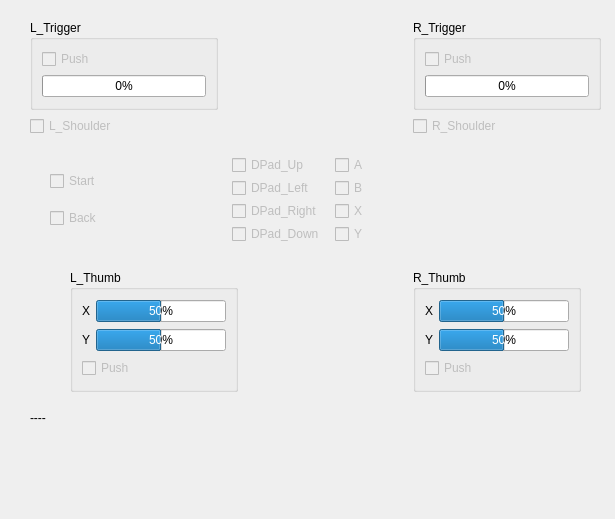
<?xml version="1.0" encoding="UTF-8"?>
<ui version="4.0">
 <class>MainWindow</class>
 <widget class="QMainWindow" name="MainWindow">
  <property name="geometry">
   <rect>
    <x>0</x>
    <y>0</y>
    <width>615</width>
    <height>519</height>
   </rect>
  </property>
  <property name="sizePolicy">
   <sizepolicy hsizetype="Fixed" vsizetype="Fixed">
    <horstretch>0</horstretch>
    <verstretch>0</verstretch>
   </sizepolicy>
  </property>
  <property name="windowTitle">
   <string>Movie Maneuver</string>
  </property>
  <widget class="QWidget" name="centralwidget">
   <widget class="QWidget" name="horizontalLayoutWidget">
    <property name="geometry">
     <rect>
      <x>230</x>
      <y>150</y>
      <width>160</width>
      <height>103</height>
     </rect>
    </property>
    <layout class="QHBoxLayout" name="horizontalLayout">
     <item>
      <layout class="QVBoxLayout" name="verticalLayout">
       <property name="spacing">
        <number>0</number>
       </property>
       <property name="leftMargin">
        <number>2</number>
       </property>
       <property name="topMargin">
        <number>2</number>
       </property>
       <property name="rightMargin">
        <number>2</number>
       </property>
       <property name="bottomMargin">
        <number>2</number>
       </property>
       <item>
        <widget class="QCheckBox" name="cbDPad_Up">
         <property name="enabled">
          <bool>false</bool>
         </property>
         <property name="text">
          <string>DPad_Up</string>
         </property>
         <property name="checkable">
          <bool>true</bool>
         </property>
        </widget>
       </item>
       <item>
        <widget class="QCheckBox" name="cbDPad_Left">
         <property name="enabled">
          <bool>false</bool>
         </property>
         <property name="text">
          <string>DPad_Left</string>
         </property>
         <property name="checkable">
          <bool>true</bool>
         </property>
        </widget>
       </item>
       <item>
        <widget class="QCheckBox" name="cbDPad_Right">
         <property name="enabled">
          <bool>false</bool>
         </property>
         <property name="text">
          <string>DPad_Right</string>
         </property>
         <property name="checkable">
          <bool>true</bool>
         </property>
        </widget>
       </item>
       <item>
        <widget class="QCheckBox" name="cbDPad_Down">
         <property name="enabled">
          <bool>false</bool>
         </property>
         <property name="text">
          <string>DPad_Down</string>
         </property>
         <property name="checkable">
          <bool>true</bool>
         </property>
        </widget>
       </item>
      </layout>
     </item>
     <item>
      <layout class="QVBoxLayout" name="verticalLayout_2">
       <property name="spacing">
        <number>0</number>
       </property>
       <property name="leftMargin">
        <number>2</number>
       </property>
       <property name="topMargin">
        <number>2</number>
       </property>
       <property name="rightMargin">
        <number>2</number>
       </property>
       <property name="bottomMargin">
        <number>2</number>
       </property>
       <item>
        <widget class="QCheckBox" name="cbA">
         <property name="enabled">
          <bool>false</bool>
         </property>
         <property name="text">
          <string>A</string>
         </property>
         <property name="checkable">
          <bool>true</bool>
         </property>
         <property name="checked">
          <bool>false</bool>
         </property>
        </widget>
       </item>
       <item>
        <widget class="QCheckBox" name="cbB">
         <property name="enabled">
          <bool>false</bool>
         </property>
         <property name="text">
          <string>B</string>
         </property>
         <property name="checkable">
          <bool>true</bool>
         </property>
        </widget>
       </item>
       <item>
        <widget class="QCheckBox" name="cbX">
         <property name="enabled">
          <bool>false</bool>
         </property>
         <property name="text">
          <string>X</string>
         </property>
         <property name="checkable">
          <bool>true</bool>
         </property>
        </widget>
       </item>
       <item>
        <widget class="QCheckBox" name="cbY">
         <property name="enabled">
          <bool>false</bool>
         </property>
         <property name="text">
          <string>Y</string>
         </property>
         <property name="checkable">
          <bool>true</bool>
         </property>
        </widget>
       </item>
      </layout>
     </item>
    </layout>
   </widget>
   <widget class="QWidget" name="horizontalLayoutWidget_2">
    <property name="geometry">
     <rect>
      <x>30</x>
      <y>20</y>
      <width>571</width>
      <height>116</height>
     </rect>
    </property>
    <layout class="QHBoxLayout" name="horizontalLayout_3" stretch="0,0,0">
     <item>
      <layout class="QVBoxLayout" name="verticalLayout_3">
       <item>
        <widget class="QGroupBox" name="groupBox_3">
         <property name="title">
          <string>L_Trigger</string>
         </property>
         <layout class="QVBoxLayout" name="verticalLayout_7">
          <item>
           <widget class="QCheckBox" name="cbLTrigger">
            <property name="enabled">
             <bool>false</bool>
            </property>
            <property name="text">
             <string>Push</string>
            </property>
            <property name="checkable">
             <bool>true</bool>
            </property>
           </widget>
          </item>
          <item>
           <widget class="QProgressBar" name="pbLTrigger">
            <property name="value">
             <number>0</number>
            </property>
           </widget>
          </item>
         </layout>
        </widget>
       </item>
       <item>
        <widget class="QCheckBox" name="cbLShoulder">
         <property name="enabled">
          <bool>false</bool>
         </property>
         <property name="text">
          <string>L_Shoulder</string>
         </property>
         <property name="checkable">
          <bool>true</bool>
         </property>
        </widget>
       </item>
      </layout>
     </item>
     <item>
      <spacer name="horizontalSpacer">
       <property name="orientation">
        <enum>Qt::Horizontal</enum>
       </property>
       <property name="sizeHint" stdset="0">
        <size>
         <width>40</width>
         <height>20</height>
        </size>
       </property>
      </spacer>
     </item>
     <item>
      <layout class="QVBoxLayout" name="verticalLayout_4">
       <item>
        <widget class="QGroupBox" name="groupBox_4">
         <property name="title">
          <string>R_Trigger</string>
         </property>
         <layout class="QVBoxLayout" name="verticalLayout_8">
          <item>
           <widget class="QCheckBox" name="cbRTrigger">
            <property name="enabled">
             <bool>false</bool>
            </property>
            <property name="text">
             <string>Push</string>
            </property>
            <property name="checkable">
             <bool>true</bool>
            </property>
           </widget>
          </item>
          <item>
           <widget class="QProgressBar" name="pbRTrigger">
            <property name="value">
             <number>0</number>
            </property>
           </widget>
          </item>
         </layout>
        </widget>
       </item>
       <item>
        <widget class="QCheckBox" name="cbRShoulder">
         <property name="enabled">
          <bool>false</bool>
         </property>
         <property name="sizePolicy">
          <sizepolicy hsizetype="Preferred" vsizetype="Fixed">
           <horstretch>0</horstretch>
           <verstretch>0</verstretch>
          </sizepolicy>
         </property>
         <property name="text">
          <string>R_Shoulder</string>
         </property>
         <property name="checkable">
          <bool>true</bool>
         </property>
        </widget>
       </item>
      </layout>
     </item>
    </layout>
   </widget>
   <widget class="QWidget" name="horizontalLayoutWidget_3">
    <property name="geometry">
     <rect>
      <x>70</x>
      <y>270</y>
      <width>511</width>
      <height>122</height>
     </rect>
    </property>
    <layout class="QHBoxLayout" name="horizontalLayout_4">
     <item>
      <widget class="QGroupBox" name="groupBox">
       <property name="sizePolicy">
        <sizepolicy hsizetype="Preferred" vsizetype="Preferred">
         <horstretch>0</horstretch>
         <verstretch>0</verstretch>
        </sizepolicy>
       </property>
       <property name="title">
        <string>L_Thumb</string>
       </property>
       <property name="flat">
        <bool>false</bool>
       </property>
       <layout class="QVBoxLayout" name="verticalLayout_5">
        <property name="sizeConstraint">
         <enum>QLayout::SetDefaultConstraint</enum>
        </property>
        <item>
         <layout class="QHBoxLayout" name="horizontalLayout_8">
          <property name="sizeConstraint">
           <enum>QLayout::SetDefaultConstraint</enum>
          </property>
          <item>
           <widget class="QLabel" name="label_7">
            <property name="text">
             <string>X</string>
            </property>
            <property name="margin">
             <number>4</number>
            </property>
           </widget>
          </item>
          <item>
           <widget class="QProgressBar" name="pbLThumbX">
            <property name="sizePolicy">
             <sizepolicy hsizetype="Expanding" vsizetype="Fixed">
              <horstretch>0</horstretch>
              <verstretch>0</verstretch>
             </sizepolicy>
            </property>
            <property name="minimum">
             <number>-50</number>
            </property>
            <property name="maximum">
             <number>50</number>
            </property>
            <property name="value">
             <number>0</number>
            </property>
            <property name="format">
             <string notr="true">%p%</string>
            </property>
           </widget>
          </item>
         </layout>
        </item>
        <item>
         <layout class="QHBoxLayout" name="horizontalLayout_2">
          <property name="sizeConstraint">
           <enum>QLayout::SetDefaultConstraint</enum>
          </property>
          <item>
           <widget class="QLabel" name="label">
            <property name="text">
             <string>Y</string>
            </property>
            <property name="margin">
             <number>4</number>
            </property>
           </widget>
          </item>
          <item>
           <widget class="QProgressBar" name="pbLThumbY">
            <property name="enabled">
             <bool>true</bool>
            </property>
            <property name="sizePolicy">
             <sizepolicy hsizetype="Expanding" vsizetype="Fixed">
              <horstretch>0</horstretch>
              <verstretch>0</verstretch>
             </sizepolicy>
            </property>
            <property name="minimum">
             <number>-50</number>
            </property>
            <property name="maximum">
             <number>50</number>
            </property>
            <property name="value">
             <number>0</number>
            </property>
            <property name="textVisible">
             <bool>true</bool>
            </property>
           </widget>
          </item>
         </layout>
        </item>
        <item>
         <widget class="QCheckBox" name="cbLThumb">
          <property name="enabled">
           <bool>false</bool>
          </property>
          <property name="text">
           <string>Push</string>
          </property>
          <property name="checkable">
           <bool>true</bool>
          </property>
         </widget>
        </item>
       </layout>
      </widget>
     </item>
     <item>
      <spacer name="horizontalSpacer_2">
       <property name="orientation">
        <enum>Qt::Horizontal</enum>
       </property>
       <property name="sizeHint" stdset="0">
        <size>
         <width>40</width>
         <height>20</height>
        </size>
       </property>
      </spacer>
     </item>
     <item>
      <widget class="QGroupBox" name="groupBox_2">
       <property name="sizePolicy">
        <sizepolicy hsizetype="Preferred" vsizetype="Preferred">
         <horstretch>0</horstretch>
         <verstretch>0</verstretch>
        </sizepolicy>
       </property>
       <property name="title">
        <string>R_Thumb</string>
       </property>
       <property name="flat">
        <bool>false</bool>
       </property>
       <layout class="QVBoxLayout" name="verticalLayout_6">
        <property name="sizeConstraint">
         <enum>QLayout::SetDefaultConstraint</enum>
        </property>
        <item>
         <layout class="QHBoxLayout" name="horizontalLayout_9">
          <property name="sizeConstraint">
           <enum>QLayout::SetDefaultConstraint</enum>
          </property>
          <item>
           <widget class="QLabel" name="label_8">
            <property name="text">
             <string>X</string>
            </property>
            <property name="margin">
             <number>4</number>
            </property>
           </widget>
          </item>
          <item>
           <widget class="QProgressBar" name="pbRThumbX">
            <property name="sizePolicy">
             <sizepolicy hsizetype="Expanding" vsizetype="Fixed">
              <horstretch>0</horstretch>
              <verstretch>0</verstretch>
             </sizepolicy>
            </property>
            <property name="minimum">
             <number>-50</number>
            </property>
            <property name="maximum">
             <number>50</number>
            </property>
            <property name="value">
             <number>0</number>
            </property>
           </widget>
          </item>
         </layout>
        </item>
        <item>
         <layout class="QHBoxLayout" name="horizontalLayout_10">
          <property name="sizeConstraint">
           <enum>QLayout::SetDefaultConstraint</enum>
          </property>
          <item>
           <widget class="QLabel" name="label_9">
            <property name="text">
             <string>Y</string>
            </property>
            <property name="margin">
             <number>4</number>
            </property>
           </widget>
          </item>
          <item>
           <widget class="QProgressBar" name="pbRThumbY">
            <property name="enabled">
             <bool>true</bool>
            </property>
            <property name="sizePolicy">
             <sizepolicy hsizetype="Expanding" vsizetype="Fixed">
              <horstretch>0</horstretch>
              <verstretch>0</verstretch>
             </sizepolicy>
            </property>
            <property name="minimum">
             <number>-50</number>
            </property>
            <property name="maximum">
             <number>50</number>
            </property>
            <property name="value">
             <number>0</number>
            </property>
            <property name="textVisible">
             <bool>true</bool>
            </property>
           </widget>
          </item>
         </layout>
        </item>
        <item>
         <widget class="QCheckBox" name="cbRThumb">
          <property name="enabled">
           <bool>false</bool>
          </property>
          <property name="text">
           <string>Push</string>
          </property>
          <property name="checkable">
           <bool>true</bool>
          </property>
         </widget>
        </item>
       </layout>
      </widget>
     </item>
    </layout>
   </widget>
   <widget class="QWidget" name="verticalLayoutWidget">
    <property name="geometry">
     <rect>
      <x>50</x>
      <y>160</y>
      <width>160</width>
      <height>80</height>
     </rect>
    </property>
    <layout class="QVBoxLayout" name="verticalLayout_9">
     <item>
      <widget class="QCheckBox" name="cbStart">
       <property name="enabled">
        <bool>false</bool>
       </property>
       <property name="text">
        <string>Start</string>
       </property>
       <property name="checkable">
        <bool>true</bool>
       </property>
      </widget>
     </item>
     <item>
      <widget class="QCheckBox" name="cbBack">
       <property name="enabled">
        <bool>false</bool>
       </property>
       <property name="text">
        <string>Back</string>
       </property>
       <property name="checkable">
        <bool>true</bool>
       </property>
      </widget>
     </item>
    </layout>
   </widget>
   <widget class="QLabel" name="lbWindowName">
    <property name="geometry">
     <rect>
      <x>30</x>
      <y>410</y>
      <width>291</width>
      <height>16</height>
     </rect>
    </property>
    <property name="text">
     <string>----</string>
    </property>
   </widget>
  </widget>
  <widget class="QMenuBar" name="menubar">
   <property name="geometry">
    <rect>
     <x>0</x>
     <y>0</y>
     <width>615</width>
     <height>22</height>
    </rect>
   </property>
  </widget>
 </widget>
 <resources/>
 <connections/>
</ui>
